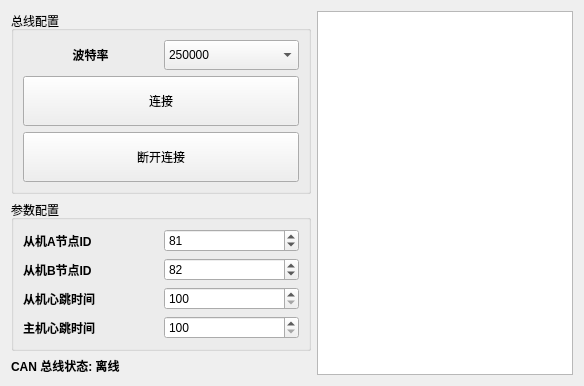
      <widget class="QWidget" name="tab_can">
       <attribute name="title">
        <string>总线</string>
       </attribute>
       <layout class="QGridLayout" name="gridLayout_4">
        <item row="0" column="0">
         <widget class="QGroupBox" name="groupBox">
          <property name="title">
           <string>总线配置</string>
          </property>
          <layout class="QGridLayout" name="gridLayout">
           <item row="1" column="0" colspan="2">
            <widget class="QPushButton" name="can_config_pushButton">
             <property name="minimumSize">
              <size>
               <width>0</width>
               <height>50</height>
              </size>
             </property>
             <property name="text">
              <string>连接</string>
             </property>
            </widget>
           </item>
           <item row="0" column="1">
            <widget class="QComboBox" name="can_baudrate_comboBox">
             <property name="minimumSize">
              <size>
               <width>0</width>
               <height>30</height>
              </size>
             </property>
             <item>
              <property name="text">
               <string>250000</string>
              </property>
             </item>
             <item>
              <property name="text">
               <string>500000</string>
              </property>
             </item>
            </widget>
           </item>
           <item row="0" column="0">
            <widget class="QLabel" name="label">
             <property name="font">
              <font>
               <bold>true</bold>
              </font>
             </property>
             <property name="text">
              <string>波特率</string>
             </property>
             <property name="alignment">
              <set>Qt::AlignCenter</set>
             </property>
            </widget>
           </item>
           <item row="2" column="0" colspan="2">
            <widget class="QPushButton" name="Can_disconnect_pushButton">
             <property name="minimumSize">
              <size>
               <width>0</width>
               <height>50</height>
              </size>
             </property>
             <property name="text">
              <string>断开连接</string>
             </property>
            </widget>
           </item>
          </layout>
         </widget>
        </item>
        <item row="1" column="0">
         <widget class="QGroupBox" name="groupBox_2">
          <property name="minimumSize">
           <size>
            <width>300</width>
            <height>0</height>
           </size>
          </property>
          <property name="title">
           <string>参数配置</string>
          </property>
          <layout class="QGridLayout" name="gridLayout_3">
           <item row="0" column="0">
            <widget class="QLabel" name="label_2">
             <property name="font">
              <font>
               <bold>true</bold>
              </font>
             </property>
             <property name="text">
              <string>从机A节点ID</string>
             </property>
            </widget>
           </item>
           <item row="0" column="1">
            <widget class="QSpinBox" name="A_nodeid_spinBox">
             <property name="minimum">
              <number>0</number>
             </property>
             <property name="maximum">
              <number>127</number>
             </property>
             <property name="value">
              <number>81</number>
             </property>
            </widget>
           </item>
           <item row="1" column="0">
            <widget class="QLabel" name="label_3">
             <property name="font">
              <font>
               <bold>true</bold>
              </font>
             </property>
             <property name="text">
              <string>从机B节点ID</string>
             </property>
            </widget>
           </item>
           <item row="1" column="1">
            <widget class="QSpinBox" name="B_nodeid_spinBox">
             <property name="maximum">
              <number>127</number>
             </property>
             <property name="value">
              <number>82</number>
             </property>
            </widget>
           </item>
           <item row="2" column="0">
            <widget class="QLabel" name="label_4">
             <property name="font">
              <font>
               <bold>true</bold>
              </font>
             </property>
             <property name="text">
              <string>从机心跳时间</string>
             </property>
            </widget>
           </item>
           <item row="2" column="1">
            <widget class="QSpinBox" name="slave_heartbeat_spinBox">
             <property name="minimum">
              <number>100</number>
             </property>
             <property name="maximum">
              <number>10000</number>
             </property>
             <property name="singleStep">
              <number>100</number>
             </property>
            </widget>
           </item>
           <item row="3" column="0">
            <widget class="QLabel" name="label_5">
             <property name="font">
              <font>
               <bold>true</bold>
              </font>
             </property>
             <property name="text">
              <string>主机心跳时间</string>
             </property>
            </widget>
           </item>
           <item row="3" column="1">
            <widget class="QSpinBox" name="master_hearbeat_spinBox">
             <property name="minimum">
              <number>100</number>
             </property>
             <property name="maximum">
              <number>10000</number>
             </property>
             <property name="singleStep">
              <number>100</number>
             </property>
            </widget>
           </item>
          </layout>
         </widget>
        </item>
        <item row="2" column="0">
         <widget class="QLabel" name="can_status_label">
          <property name="font">
           <font>
            <bold>true</bold>
           </font>
          </property>
          <property name="text">
           <string>CAN 总线状态: 离线</string>
          </property>
         </widget>
        </item>
        <item row="0" column="1" rowspan="3">
         <widget class="QTextBrowser" name="can_config_log_textBrowser"/>
        </item>
       </layout>
      </widget>
